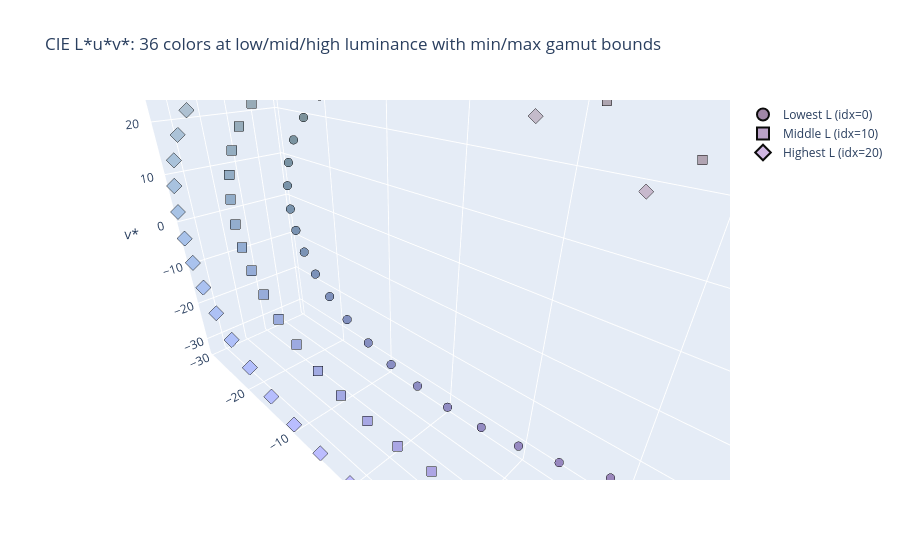

This figure's notebook cell:
### Code cell
required = ["luv36_21_df", "rgb36_21", "cal", "max_lum", "plotting", "utils"]
missing = [name for name in required if name not in globals()]
if missing:
    raise RuntimeError(f"Run prior cells first; missing: {missing}")

fig_luv, luv_bounds = plotting.plot_luv_gamut_bounds_with_levels(
    luv_df=luv36_21_df,
    rgb_df=rgb36_21,
    rgb_to_xyz_fn=cal.rgb_to_xyz,
    xyz_to_luv_fn=utils.xyz_to_cie_luv,
    reference_xyz=max_lum,
    title="CIE L*u*v*: 36 colors at low/mid/high luminance with min/max gamut bounds",
    tight_view=True,
    tight_pad_frac=0.01,
    tight_min_pad=0.05,
    camera_eye=(0.75, 0.75, 0.6),
)
fig_luv.show()

print(f"L* range: [{luv_bounds['L_min']:.3f}, {luv_bounds['L_max']:.3f}]")
print(f"u* range: [{luv_bounds['u_min']:.3f}, {luv_bounds['u_max']:.3f}]")
print(f"v* range: [{luv_bounds['v_min']:.3f}, {luv_bounds['v_max']:.3f}]")

### Figure 1 — Plotly figure (JSON) as saved in the notebook; plotly's stock layout.template omitted (floating-point values rounded to 4 significant figures; data arrays with more than 128 entries replaced by an {"elided": "..."} marker saying what was removed)
{"data": [{"color": "lightblue", "flatshading": true, "hoverinfo": "skip", "i": [0, 0, 4, 4, 0, 0, 1, 1, 2, 2, 3, 3], "j": [1, 2, 5, 6, 1, 5, 2, 6, 3, 7, 0, 4], "k": [2, 3, 6, 7, 5, 4, 6, 5, 7, 6, 4, 7], "name": "LUV gamut bounds (min/max box)", "opacity": 0.12, "type": "mesh3d", "x": [0.9152, 122.4, 122.4, 0.9152, 0.9152, 122.4, 122.4, 0.9152], "y": [-161.0, -161.0, 334.3, 334.3, -161.0, -161.0, 334.3, 334.3], "z": [-114.5, -114.5, -114.5, -114.5, 197.9, 197.9, 197.9, 197.9]}, {"customdata": {"elided": "36x7 float values"}, "hovertemplate": "id=%{customdata[0]}<br>hue_id=%{customdata[1]}<br>l_idx=%{customdata[2]}<br>l_level=%{customdata[3]:.5f}<br>L*=%{x:.3f}<br>u*=%{y:.3f}<br>v*=%{z:.3f}<br>RGB=(%{customdata[4]}, %{customdata[5]}, %{customdata[6]})<extra></extra>", "marker": {"color": ["rgb(155,129,163)", "rgb(154,129,158)", "rgb(153,130,153)", "rgb(151,131,148)", "rgb(149,131,144)", "rgb(146,132,140)", "rgb(143,134,137)", "rgb(140,135,136)", "rgb(137,136,135)", "rgb(133,137,135)", "rgb(130,138,137)", "rgb(127,139,139)", "rgb(124,140,142)", "rgb(121,141,146)", "rgb(118,141,150)", "rgb(116,142,155)", "rgb(115,142,160)", "rgb(115,142,165)", "rgb(115,142,169)", "rgb(116,142,174)", "rgb(117,142,178)", "rgb(119,141,182)", "rgb(122,140,185)", "rgb(125,139,188)", "rgb(129,138,190)", "rgb(132,137,192)", "rgb(136,136,192)", "rgb(140,135,192)", "rgb(143,134,191)", "rgb(146,132,190)", "rgb(148,131,188)", "rgb(151,130,185)", "rgb(153,130,181)", "rgb(154,129,177)", "rgb(155,129,172)", "rgb(155,129,168)"], "line": {"color": "black", "width": 0.5}, "opacity": 0.95, "size": 5, "symbol": "circle"}, "mode": "markers", "name": "Lowest L (idx=0)", "type": "scatter3d", "x": [69.94, 69.94, 69.94, 69.94, 69.94, 69.94, 69.94, 69.94, 69.94, 69.94, 69.94, 69.94, 69.94, 69.94, 69.94, 69.94, 69.94, 69.94, 69.94, 69.94, 69.94, 69.94, 69.94, 69.94, 69.94, 69.94, 69.94, 69.94, 69.94, 69.94, 69.94, 69.94, 69.94, 69.94, 69.94, 69.94], "y": [29.99, 29.77, 28.6, 26.48, 23.41, 19.45, 14.69, 9.729, 4.395, -1.093, -6.505, -11.63, -16.3, -20.68, -24.28, -27.04, -28.92, -29.89, -29.93, -29.17, -27.65, -25.38, -22.36, -18.65, -14.32, -9.878, -5.139, -0.2536, 4.616, 9.314, 13.71, 18.32, 22.25, 25.42, 27.78, 29.31], "z": [-0.7722, 5.19, 11.04, 16.61, 21.73, 26.19, 29.77, 32.13, 33.43, 33.62, 32.69, 30.72, 27.83, 23.84, 19.13, 13.89, 8.264, 2.417, -3.51, -8.782, -13.89, -18.7, -23.09, -26.91, -30.0, -32.07, -33.32, -33.68, -33.14, -31.75, -29.58, -26.17, -22.0, -17.22, -11.99, -6.467]}, {"customdata": {"elided": "36x7 float values"}, "hovertemplate": "id=%{customdata[0]}<br>hue_id=%{customdata[1]}<br>l_idx=%{customdata[2]}<br>l_level=%{customdata[3]:.5f}<br>L*=%{x:.3f}<br>u*=%{y:.3f}<br>v*=%{z:.3f}<br>RGB=(%{customdata[4]}, %{customdata[5]}, %{customdata[6]})<extra></extra>", "marker": {"color": ["rgb(183,156,197)", "rgb(182,157,192)", "rgb(181,157,187)", "rgb(179,158,182)", "rgb(177,159,178)", "rgb(174,160,174)", "rgb(171,161,172)", "rgb(168,162,170)", "rgb(164,163,169)", "rgb(161,165,170)", "rgb(157,166,171)", "rgb(154,167,173)", "rgb(151,168,176)", "rgb(148,168,180)", "rgb(146,169,184)", "rgb(144,170,189)", "rgb(143,170,194)", "rgb(142,170,199)", "rgb(143,170,204)", "rgb(143,170,209)", "rgb(145,169,213)", "rgb(147,169,217)", "rgb(150,168,220)", "rgb(153,167,223)", "rgb(157,166,225)", "rgb(160,165,227)", "rgb(164,163,227)", "rgb(167,162,227)", "rgb(170,161,227)", "rgb(174,160,225)", "rgb(176,159,223)", "rgb(179,158,220)", "rgb(181,157,216)", "rgb(182,157,212)", "rgb(183,156,207)", "rgb(183,156,202)"], "line": {"color": "black", "width": 0.5}, "opacity": 0.95, "size": 5, "symbol": "square"}, "mode": "markers", "name": "Middle L (idx=10)", "type": "scatter3d", "x": [82.82, 82.82, 82.82, 82.82, 82.82, 82.82, 82.82, 82.82, 82.82, 82.82, 82.82, 82.82, 82.82, 82.82, 82.82, 82.82, 82.82, 82.82, 82.82, 82.82, 82.82, 82.82, 82.82, 82.82, 82.82, 82.82, 82.82, 82.82, 82.82, 82.82, 82.82, 82.82, 82.82, 82.82, 82.82, 82.82], "y": [29.99, 29.77, 28.6, 26.48, 23.41, 19.45, 14.69, 9.729, 4.395, -1.093, -6.505, -11.63, -16.3, -20.68, -24.28, -27.04, -28.92, -29.89, -29.93, -29.17, -27.65, -25.38, -22.36, -18.65, -14.32, -9.878, -5.139, -0.2536, 4.616, 9.314, 13.71, 18.32, 22.25, 25.42, 27.78, 29.31], "z": [-0.7722, 5.19, 11.04, 16.61, 21.73, 26.19, 29.77, 32.13, 33.43, 33.62, 32.69, 30.72, 27.83, 23.84, 19.13, 13.89, 8.264, 2.417, -3.51, -8.782, -13.89, -18.7, -23.09, -26.91, -30.0, -32.07, -33.32, -33.68, -33.14, -31.75, -29.58, -26.17, -22.0, -17.22, -11.99, -6.467]}, {"customdata": {"elided": "36x7 float values"}, "hovertemplate": "id=%{customdata[0]}<br>hue_id=%{customdata[1]}<br>l_idx=%{customdata[2]}<br>l_level=%{customdata[3]:.5f}<br>L*=%{x:.3f}<br>u*=%{y:.3f}<br>v*=%{z:.3f}<br>RGB=(%{customdata[4]}, %{customdata[5]}, %{customdata[6]})<extra></extra>", "marker": {"color": ["rgb(206,179,226)", "rgb(205,179,220)", "rgb(204,180,215)", "rgb(202,180,211)", "rgb(200,181,206)", "rgb(197,182,203)", "rgb(194,184,200)", "rgb(191,185,198)", "rgb(187,186,197)", "rgb(183,187,198)", "rgb(180,188,199)", "rgb(177,189,201)", "rgb(173,190,204)", "rgb(171,191,208)", "rgb(168,192,213)", "rgb(166,192,217)", "rgb(165,192,222)", "rgb(165,193,228)", "rgb(165,192,233)", "rgb(166,192,237)", "rgb(168,192,241)", "rgb(170,191,245)", "rgb(172,190,249)", "rgb(176,189,252)", "rgb(179,188,254)", "rgb(183,187,255)", "rgb(186,186,255)", "rgb(190,185,255)", "rgb(193,184,255)", "rgb(196,182,254)", "rgb(199,181,252)", "rgb(202,180,249)", "rgb(204,180,245)", "rgb(205,179,240)", "rgb(206,179,236)", "rgb(206,179,231)"], "line": {"color": "black", "width": 0.5}, "opacity": 0.95, "size": 5, "symbol": "diamond"}, "mode": "markers", "name": "Highest L (idx=20)", "type": "scatter3d", "x": [93.01, 93.01, 93.01, 93.01, 93.01, 93.01, 93.01, 93.01, 93.01, 93.01, 93.01, 93.01, 93.01, 93.01, 93.01, 93.01, 93.01, 93.01, 93.01, 93.01, 93.01, 93.01, 93.01, 93.01, 93.01, 93.01, 93.01, 93.01, 93.01, 93.01, 93.01, 93.01, 93.01, 93.01, 93.01, 93.01], "y": [29.99, 29.77, 28.6, 26.48, 23.41, 19.45, 14.69, 9.729, 4.395, -1.093, -6.505, -11.63, -16.3, -20.68, -24.28, -27.04, -28.92, -29.89, -29.93, -29.17, -27.65, -25.38, -22.36, -18.65, -14.32, -9.878, -5.139, -0.2536, 4.616, 9.314, 13.71, 18.32, 22.25, 25.42, 27.78, 29.31], "z": [-0.7722, 5.19, 11.04, 16.61, 21.73, 26.19, 29.77, 32.13, 33.43, 33.62, 32.69, 30.72, 27.83, 23.84, 19.13, 13.89, 8.264, 2.417, -3.51, -8.782, -13.89, -18.7, -23.09, -26.91, -30.0, -32.07, -33.32, -33.68, -33.14, -31.75, -29.58, -26.17, -22.0, -17.22, -11.99, -6.467]}], "layout": {"legend": {"itemsizing": "constant"}, "scene": {"aspectmode": "data", "camera": {"eye": {"x": 0.75, "y": 0.75, "z": 0.6}}, "xaxis": {"range": [69.7, 93.25], "title": {"text": "L*"}}, "yaxis": {"range": [-30.53, 30.59], "title": {"text": "u*"}}, "zaxis": {"range": [-34.35, 34.29], "title": {"text": "v*"}}}, "title": {"text": "CIE L*u*v*: 36 colors at low/mid/high luminance with min/max gamut bounds"}}}
